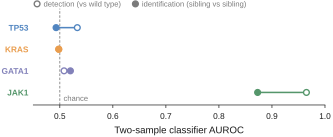

Write Python code to recreate this figure.
"""Figure 3e (composite letter) - Model-free two-sample classifier AUROC.

Data-direct. Source: results/canonical/classifier_two_sample.csv via D.classifier().
Per gene, a supervised single-cell logistic classifier is trained/evaluated two ways:
  - detection : variant cells vs wild-type cells (detect_med_auroc, open marker)
  - identification : one sibling allele vs another sibling allele (ident_med_auroc, filled)
A permutation control (perm_med_auroc ~0.50) and the chance line (0.50) bound the null.

Message: a supervised classifier separates variant-from-WT and sibling-from-sibling only
for JAK1; for TP53/KRAS/GATA1 both stay at chance, so detection (vs WT) is not the same
as identification (which allele).

Numbers plotted (median AUROC across variants / sibling pairs), read from the CSV:
  gene   detect  ident   perm
  TP53   0.533   0.493   0.501
  KRAS   0.498   0.498   0.501
  GATA1  0.508   0.520   0.500
  JAK1   0.965   0.873   0.503

Layout notes (Nature Methods pass): drawn at its final placed size so on-page type is
~6 pt (composite scale ~1.0) and it shares a common top edge and baseline with panel d;
the open/filled marker key sits on one quiet header line, and gene identity is carried
by the coloured y-axis labels (no gene legend is repeated here).

Run:  python fig3h_classifier.py  ->  fig3h_classifier.pdf (+ .png)
"""
from __future__ import annotations

import os
import sys

from matplotlib.lines import Line2D

sys.path.insert(0, os.path.dirname(os.path.dirname(os.path.abspath(__file__))))
import nm_style as S
import remote_data as D

W_MM, H_MM = 96.0, 31.9


def main() -> None:
    S.apply_rcparams()
    cls = D.classifier().set_index("gene")

    fig, ax = S.panel(W_MM, H_MM)
    genes = S.GENE_ORDER
    ys = list(range(len(genes)))

    # chance line at 0.50
    ax.axvline(0.50, color=S.GREY, lw=0.6, ls=(0, (3, 2)), zorder=1)

    for y, gene in zip(ys, genes):
        det = float(cls.loc[gene, "detect_med_auroc"])
        idn = float(cls.loc[gene, "ident_med_auroc"])
        color = S.GENE_COLORS[gene]
        lo, hi = sorted((det, idn))
        # connector
        ax.plot([lo, hi], [y, y], color=color, lw=1.1, zorder=2,
                solid_capstyle="round")
        # detection = open marker (variant vs WT)
        ax.plot(det, y, marker="o", ms=4.2, mfc="white", mec=color, mew=1.0,
                zorder=4, clip_on=False)
        # identification = filled marker (sibling vs sibling)
        ax.plot(idn, y, marker="o", ms=4.2, mfc=color, mec=color, mew=1.0,
                zorder=4, clip_on=False)

    ax.set_yticks(ys)
    ax.set_yticklabels(genes)
    for t, g in zip(ax.get_yticklabels(), genes):
        t.set_color(S.GENE_COLORS[g])
        t.set_fontweight("bold")
    ax.invert_yaxis()

    ax.set_xlim(0.45, 1.0)
    ax.set_xticks([0.5, 0.6, 0.7, 0.8, 0.9, 1.0])
    ax.set_xlabel("Two-sample classifier AUROC")

    S.despine(ax, keep=("bottom",))
    ax.tick_params(length=2.2)
    ax.tick_params(axis="y", length=0)
    ax.set_ylim(len(genes) - 0.42, -0.88)

    # chance annotation, direct on the line inside the plot
    ax.text(0.507, 3.30, "chance", va="center", ha="left", fontsize=5.5,
            color=S.GREY)

    # one quiet marker key on a single header line (neutral grey: it names the
    # marker STYLE, not the gene colour, which the y-axis labels already carry)
    handles = [
        Line2D([0], [0], marker="o", ls="none", ms=4.2, mfc="white",
               mec=S.GREY, mew=1.0, label="detection (vs wild type)"),
        Line2D([0], [0], marker="o", ls="none", ms=4.2, mfc=S.GREY,
               mec=S.GREY, mew=1.0, label="identification (sibling vs sibling)"),
    ]
    leg = ax.legend(handles=handles, loc="lower left", bbox_to_anchor=(0.0, 1.005),
                    ncol=2, handlelength=1.0, columnspacing=1.4,
                    handletextpad=0.35, borderaxespad=0.0, borderpad=0.0,
                    fontsize=5.5)
    for t in leg.get_texts():
        t.set_color(S.GREY)
    leg.set_zorder(6)

    S.save(fig, os.path.join(os.path.dirname(os.path.abspath(__file__)),
                             "fig3h_classifier"))

    for g in genes:
        print(f"{g:6} detect={cls.loc[g,'detect_med_auroc']:.3f}  "
              f"ident={cls.loc[g,'ident_med_auroc']:.3f}  "
              f"perm={cls.loc[g,'perm_med_auroc']:.3f}")


if __name__ == "__main__":
    main()
